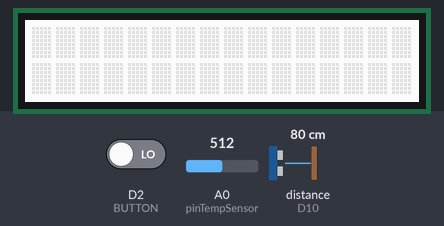
Simulated run of this sketch. Board: Arduino MKR. Shown: 16×2 character LCD. Inputs (shaded band) come from the test bench; at power-on: D2 (BUTTON) LOW, A0 (pinTempSensor) = 512, distance to the obstacle (sensor on D10) 80 cm. The echo pulse lasts 58.3 µs per cm; WiFi joins after 1.5 s; servers stay silent unless stated; not simulated (calls return 0 or success): arduino_secrets.h; what the sketch prints to the serial monitor is not drawn.

Above: at 2.7 s.
2.8 s: D2 (BUTTON) driven HIGH
At 11.2 s:
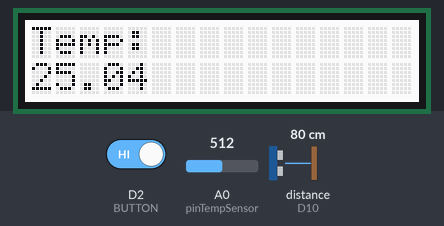
15.0 s: A0 (pinTempSensor) set to 716
At 18.9 s:
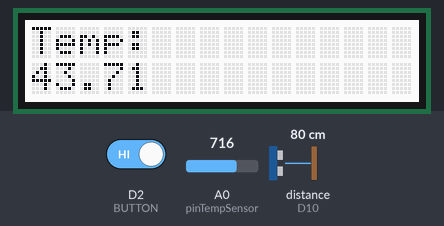
34.7 s: A0 (pinTempSensor) set to 900
At 41.6 s:
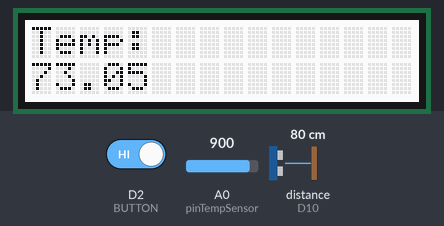
46.9 s: A0 (pinTempSensor) set to 1023
At 49.2 s:
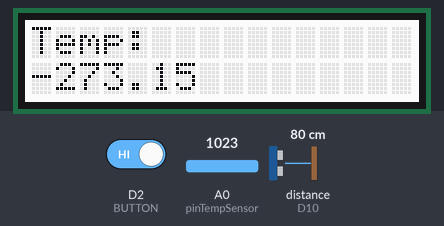
Timing chart, 0 to 50.7 s (numbered marks = the images above; inputs shaded):
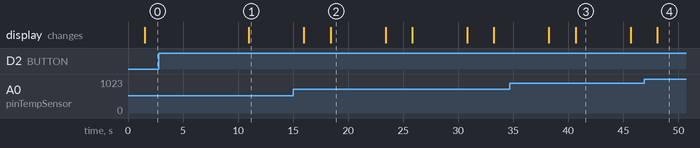

Measured:
- after the input at 2.8 s, the display: changes after 8.2 s (image 1)
- after the input at 15.0 s, the display: first differs from a run without the input after 3.4 s (image 2)
- after the input at 34.7 s, the display: first differs from a run without the input after 6.0 s (image 3)
- after the input at 46.9 s, the display: changes after 1.2 s (image 4)
- what the display in image 2 shows lasts 5.0 s, from 18.4 s to 23.4 s

The sketch:

groove_temp.ino
```cpp
#include <math.h>

const int B = 4275;               // B value of the thermistor
const int R0 = 100000;            // R0 = 100k
const int pinTempSensor = A0;     // Grove - Temperature Sensor connect to A0

int BUTTON = 2;
int val;
int d;

int triggerPort = 9;
int echoPort = 10;

#include <Wire.h>
#include "rgb_lcd.h"
rgb_lcd lcd;

#include "ThingSpeak.h"

#include <SPI.h>
#include <WiFi101.h>
#include "arduino_secrets.h"

IPAddress ip(149, 132, 182, 63);
IPAddress subnet(255, 255, 255, 0);
IPAddress dns(149, 132, 2, 3);
IPAddress gateway(149, 132, 182, 1);

WiFiClient client;
// WiFiServer server(80);

char ssid[] = SECRET_SSID;        // your network SSID (name)
char pass[] = SECRET_PASS;
int keyIndex = 0;                 // your network key Index number (needed only for WEP)
int status = WL_IDLE_STATUS;

// THINGSPEAK
unsigned long myChannelNumber = 755526;
const char * myWriteAPIKey = "DWNAXXAFDYP0D8XG";

void setup(){
  Serial.begin(9600);
  WiFi.begin(ssid,pass);
  lcd.begin(16, 2);
  pinMode(BUTTON, INPUT);
  ThingSpeak.begin(client);
  //impostazione dei pin
  pinMode(triggerPort, OUTPUT);
  pinMode(echoPort, INPUT);
}

void loop(){
  val = digitalRead(BUTTON);
  delay(2000);
  WiFi.config(ip, dns, gateway, subnet);
  if (WiFi.status() != WL_CONNECTED) {
    Serial.print("Attempting to connect to SSID: ");
    Serial.println(SECRET_SSID);

    while (WiFi.status() != WL_CONNECTED) {
      WiFi.begin(ssid, pass); // Connect to WPA/WPA2 network. Change this line if using open or WEP network
      Serial.println(".");
      delay(10000);
    }
    Serial.println("\nConnected");
    // you're connected now, so print out the status:
    printWifiStatus();
  }
  if(val == HIGH){
    int a = analogRead(pinTempSensor);
    float R = 1023.0/a-1.0;
    R = R0*R;
    float f = 1.0/(log(R/R0)/B+1/298.15)-273.15; // convert to temperature via datasheet

    Serial.print("temperature = ");
    Serial.println(f);
    delay(100);
    d = distanza();
    if(d > 40){
      Serial.print(">40");
    }else{
      Serial.print("<=40");
    }
    ThingSpeak.setField(1,f);
    ThingSpeak.setField(2,d);
    ThingSpeak.writeFields(myChannelNumber, myWriteAPIKey);

    Serial.print(" %\t ");
    Serial.print("Temperature: ");
    Serial.print(f);

    lcd.setCursor(0,0);
    lcd.print("Temp:");
    lcd.setCursor(7,0);
    lcd.setCursor(0,1);
    lcd.print(f);
 }
  //DELAY THINGSPEAK
  //delay(20000);
 delay(5000);
 lcd.clear();

}


String getWiFiStatus() {
  IPAddress ip = WiFi.localIP();
  String ipaddress = String(ip[0]) + String(".") + \
                     String(ip[1]) + String(".") + \
                     String(ip[2]) + String(".") + \
                     String(ip[3]) ;

  //String netInfo = WiFi.SSID();
  //netInfo = netInfo + " IP " + ipaddress;
  String netInfo = " IP " + ipaddress;
  return netInfo;


}

void printWifiStatus() {

  Serial.print("SSID: ");
  Serial.println(WiFi.SSID());

  IPAddress ip = WiFi.localIP();
  Serial.print("IP Address: ");
  Serial.println(ip);

  // print the received signal strength:
  long rssi = WiFi.RSSI();
  Serial.print("signal strength (RSSI):");
  Serial.print(rssi);
  Serial.println(" dBm");
}

long distanza() // programmazione sensore sfr-05
{
  //porta bassa l'uscita del trigger
  digitalWrite( triggerPort, LOW);
  delayMicroseconds(2);
  //invia un impulso di 10microsec su trigger
  digitalWrite(triggerPort, HIGH);
  delayMicroseconds(10);
  digitalWrite(triggerPort,LOW);
  // prende in ingresso il segnale nella porta echo e tramite un calcolo trova distanza (r)
  long duration = pulseIn( echoPort, HIGH);
  long r = 0.034 * duration / 2;
  return r;
}
```
